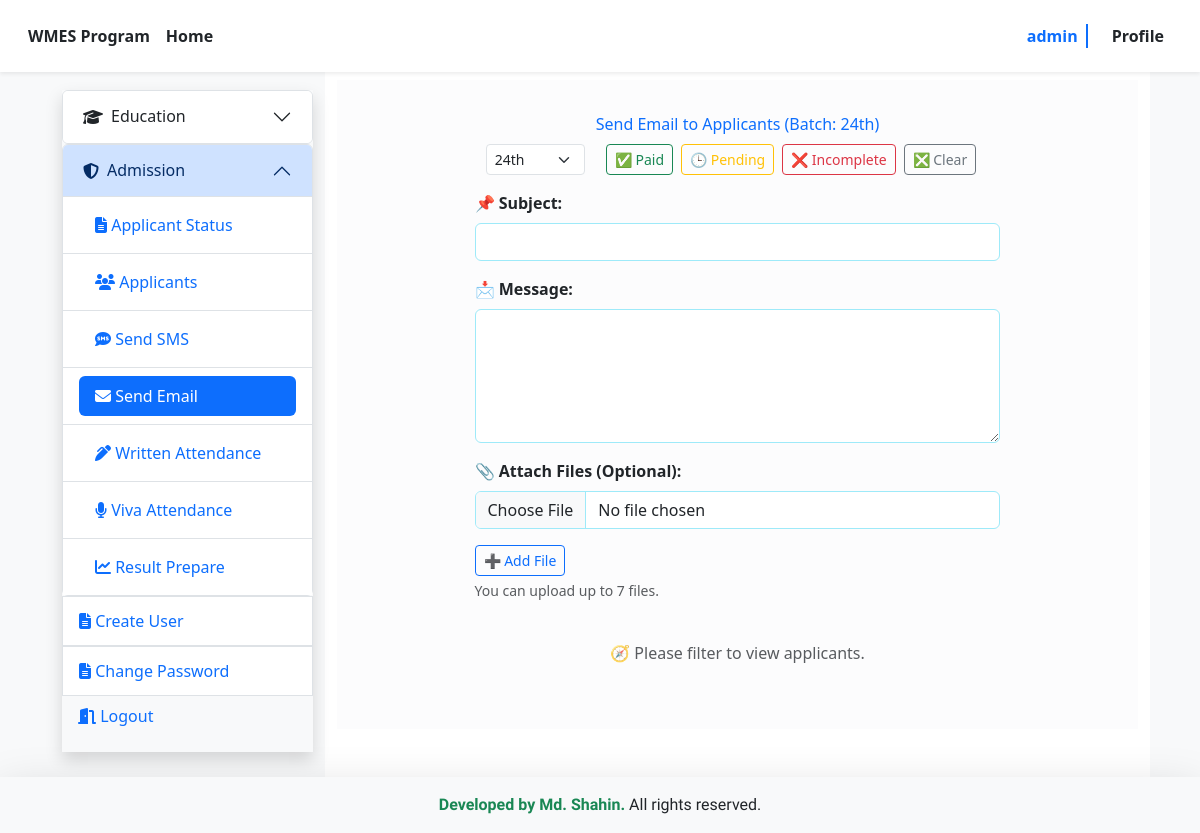
/send-email/ (signed in), run on an earlier commit of the app's database.
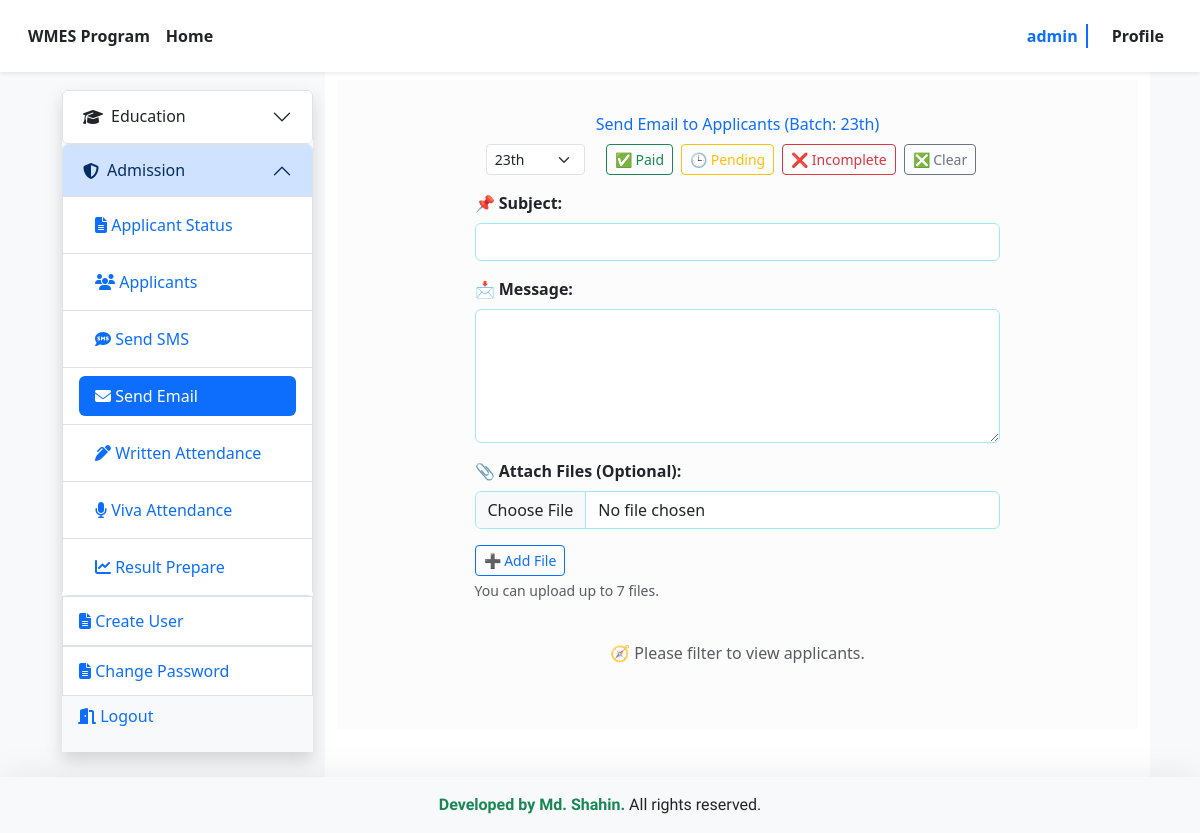
And on a later commit of the database.
### admission/models.py (models this page shows, shortened)
class Intake(models.Model):
    Program_name = models.CharField(max_length=200)
    intake_name = models.CharField(max_length=255)
    degree_name = models.CharField(max_length=255, blank=True, null=True)
    batch_name = models.CharField(max_length=255)
    start_date = models.DateTimeField()
    end_date = models.DateTimeField()
    admit_download = models.DateTimeField()
    admission_test = models.DateTimeField()
    result_publish = models.DateField()
    merit_list_admission = models.CharField(max_length=100, blank=True, null=True)
    waiting_list_admission = models.CharField(max_length=100, blank=True, null=True)
    orientation = models.DateField()
    is_open = models.BooleanField(default=False)
    create_at = models.DateTimeField(default=timezone.now)
    coordinator_signature = models.ImageField(
        upload_to='coordinator_signatures/',
        blank=True,
        null=True
    )

### admission/views.py (the view, shortened to what this page needs)
# urls.py: path('send-email/', send_email_to_applicants, name='send_email_to_applicants'),
def send_email_to_applicants(request):
    if not request.user.is_authenticated or request.user.role != UserRegistration.MANAGER:
        messages.warning(request, "You are not authorized to view this page.")
        return redirect('home')
    batches = Intake.objects.values_list('batch_name', flat=True).distinct()
    latest_intake = Intake.objects.order_by('-create_at').first()
    default_batch = latest_intake.batch_name if latest_intake else None
    selected_batch = request.GET.get('batch_name') or default_batch
    selected_intake = Intake.objects.filter(batch_name=selected_batch).order_by('-create_at').first()
    if not selected_intake:
        messages.warning(request, "No intake found for the selected batch.")
        return redirect('home')
    applicants = UserRegistration.objects.filter(role='applicant', intake=selected_intake).select_related('payment')
    applicants = applicants.annotate(
        has_personal_info=Exists(PersonalInformation.objects.filter(applicant=OuterRef('pk'))),
        has_academic_info=Exists(AcademicQualification.objects.filter(applicant=OuterRef('pk'))),
        has_photo=Exists(Photo.objects.filter(applicant=OuterRef('pk')))
    )
    profile_completed_qs = applicants.filter(
        has_personal_info=True,
        has_academic_info=True,
        has_photo=True
    )
    profile_incomplete_qs = applicants.exclude(
        has_personal_info=True,
        has_academic_info=True,
        has_photo=True
    )
    paid_applicants = applicants.filter(payment__status='Paid')
    pending_applicants = profile_completed_qs.filter(
        Q(payment__status='Pending') | Q(payment__isnull=True)
    )
    incomplete_applicants = profile_incomplete_qs.filter(
        Q(payment__status='Pending') | Q(payment__isnull=True)
    )
    filter_type = request.GET.get('filter')
    show_paid = filter_type == 'paid'
    show_pending = filter_type == 'pending'
    show_incomplete = filter_type == 'incomplete'
    context = {
        'batches': batches,
        'selected_batch': selected_batch,
        'latest_intake': selected_intake,
        'paid_applicants': paid_applicants if show_paid else [],
        'pending_applicants': pending_applicants if show_pending else [],
        'incomplete_applicants': incomplete_applicants if show_incomplete else [],
        'filter_type': filter_type,
    }
    return render(request, 'manager/send_email.html', context)

### templates/manager/send_email.html (shortened to what this page needs)
{% extends 'accounts/manager_dashboard.html' %}
{% block manager_dashboard %}
<section class="py-4 bg-light-subtle">
  <p class="text-center text-primary mb-2 mt-2">
    Send Email to Applicants (Batch: {{ selected_batch }})
  </p>
<div class="row justify-content-center">
  <div class="col-12 col-md-9 col-lg-10 col-xl-9">
    <form method="get">
      <div class="d-flex justify-content-center align-items-center flex-wrap gap-2 text-center">
        <div class="col-4 col-md-3 col-lg-2">
          <select name="batch_name" id="batchSelect" class="form-select form-select-sm w-100" onchange="this.form.submit()">
            {% for batch in batches %}
              <option value="{{ batch }}" {% if batch == selected_batch %}selected{% endif %}>{{ batch }}</option>
            {% endfor %}
          </select>
        </div>
        <div class="col-12 col-md-9 col-lg-8 ">
          <div class="d-flex flex-wrap justify-content-center align-items-center gap-2">
            <a href="?batch_name={{ selected_batch }}&filter=paid" class="btn btn-outline-success btn-sm">✅ Paid</a>
            <a href="?batch_name={{ selected_batch }}&filter=pending" class="btn btn-outline-warning btn-sm">🕒 Pending</a>
            <a href="?batch_name={{ selected_batch }}&filter=incomplete" class="btn btn-outline-danger btn-sm">❌ Incomplete</a>
            <a href="{% url 'send_email_to_applicants' %}?batch_name={{ selected_batch }}" class="btn btn-outline-secondary btn-sm">❎ Clear</a>
          </div>
        </div>
      </div>
    </form>
  </div>
</div>
  <form method="POST" class="mt-3" enctype="multipart/form-data" novalidate id="emailForm">
    <div class="mb-3">
      <div class="row">
        <div class="col-12 col-md-10 col-lg-8 mx-auto">
          <label for="subject" class="form-label fw-semibold">📌 Subject:</label>
          <input type="text" name="subject" id="subject" class="form-control border-info-subtle" required>
        </div>
      </div>
    </div>
    <div class="mb-3">
      <div class="row">
        <div class="col-12 col-md-10 col-lg-8 mx-auto">
          <label for="message" class="form-label fw-semibold">📩 Message:</label>
          <textarea name="message" id="message" class="form-control border-info-subtle" rows="5" required></textarea>
        </div>
      </div>
    </div>
    <div class="mb-4">
      <div class="row">
        <div class="col-12 col-md-10 col-lg-8 mx-auto">
          <label class="form-label fw-semibold">📎 Attach Files (Optional):</label>
          <div id="fileInputs">
            <div class="input-group mb-2">
              <input type="file" name="attachments" class="form-control border-info-subtle" />
            </div>
          </div>
          <button type="button" class="btn btn-sm btn-outline-primary mt-2" id="addFileInput">➕ Add File</button>
          <small class="text-muted d-block mt-1">You can upload up to 7 files.</small>
        </div>
      </div>
    </div>
<div class="mb-4">
  <div class="row">
    <div class="col-12 col-md-10 col-lg-8 mx-auto">
    {% if filter_type == 'paid' %}
      <h5 class="text-success fw-bold mb-2">✅ Paid Applicants <span id="selectedCount" class="ms-3 text-danger">Selected: 0</span></h5>
      <div class="row row-cols-1 row-cols-md-2 g-3">
        {% for applicant in paid_applicants %}
          <div class="col">
            <div class="p-2 border rounded-2 bg-light d-flex align-items-center shadow-sm">
              <input class="form-check-input me-3 applicant-checkbox" type="checkbox" name="selected_applicants" value="{{ applicant.id }}" checked>
              <label class="form-check-label">
                <strong>{{ applicant.full_name }}</strong><br>
                <small class="text-muted">{{ applicant.email }}</small>
              </label>
            </div>
          </div>
        {% endfor %}
      </div>
    {% else %}
      <p class="text-center text-muted mt-3">🧭 Please filter to view applicants.</p>
    {% endif %}
    </div>
  </div>
</div>
  </form>
</section>
{% endblock %}

What changed in the data, as far as the page shows it:
removed Intake: batch_name "24th"
now on this page (row edited): Intake: batch_name "23th"
